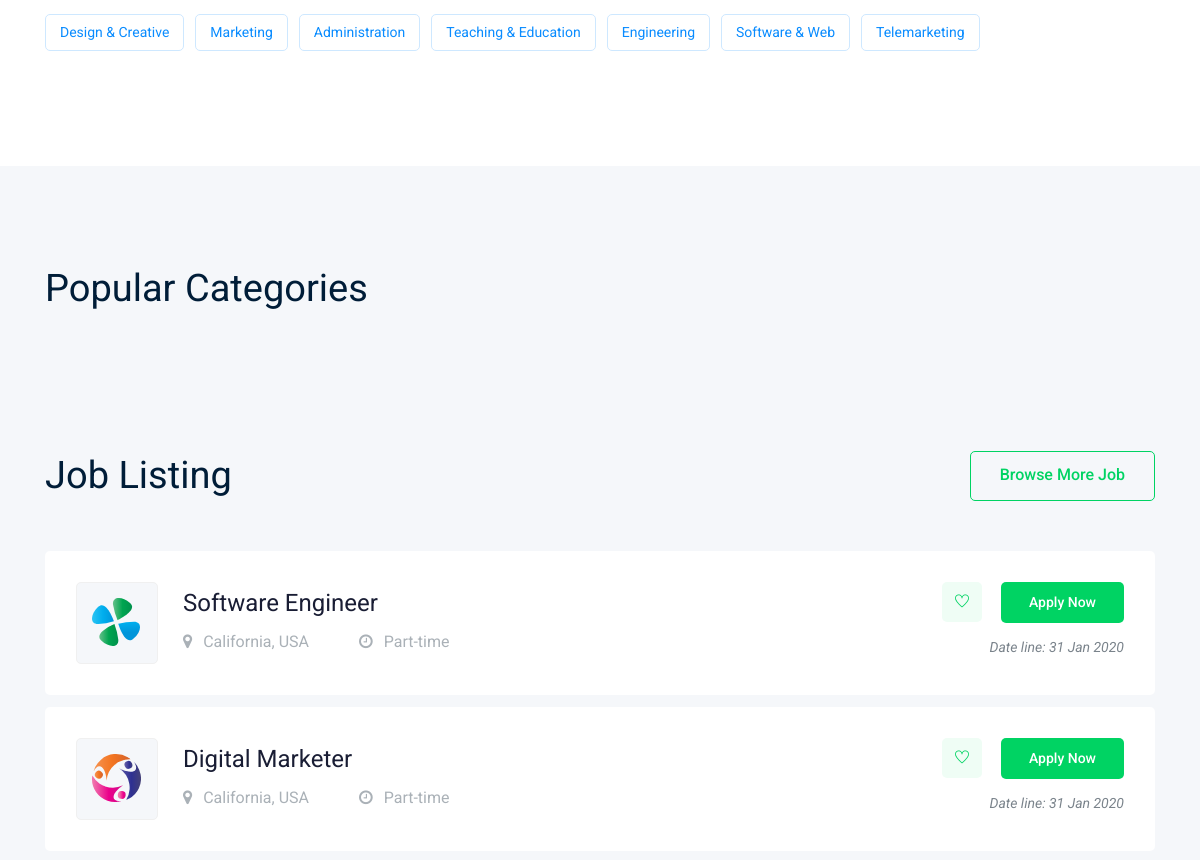
The app's page / (middle part), older data.
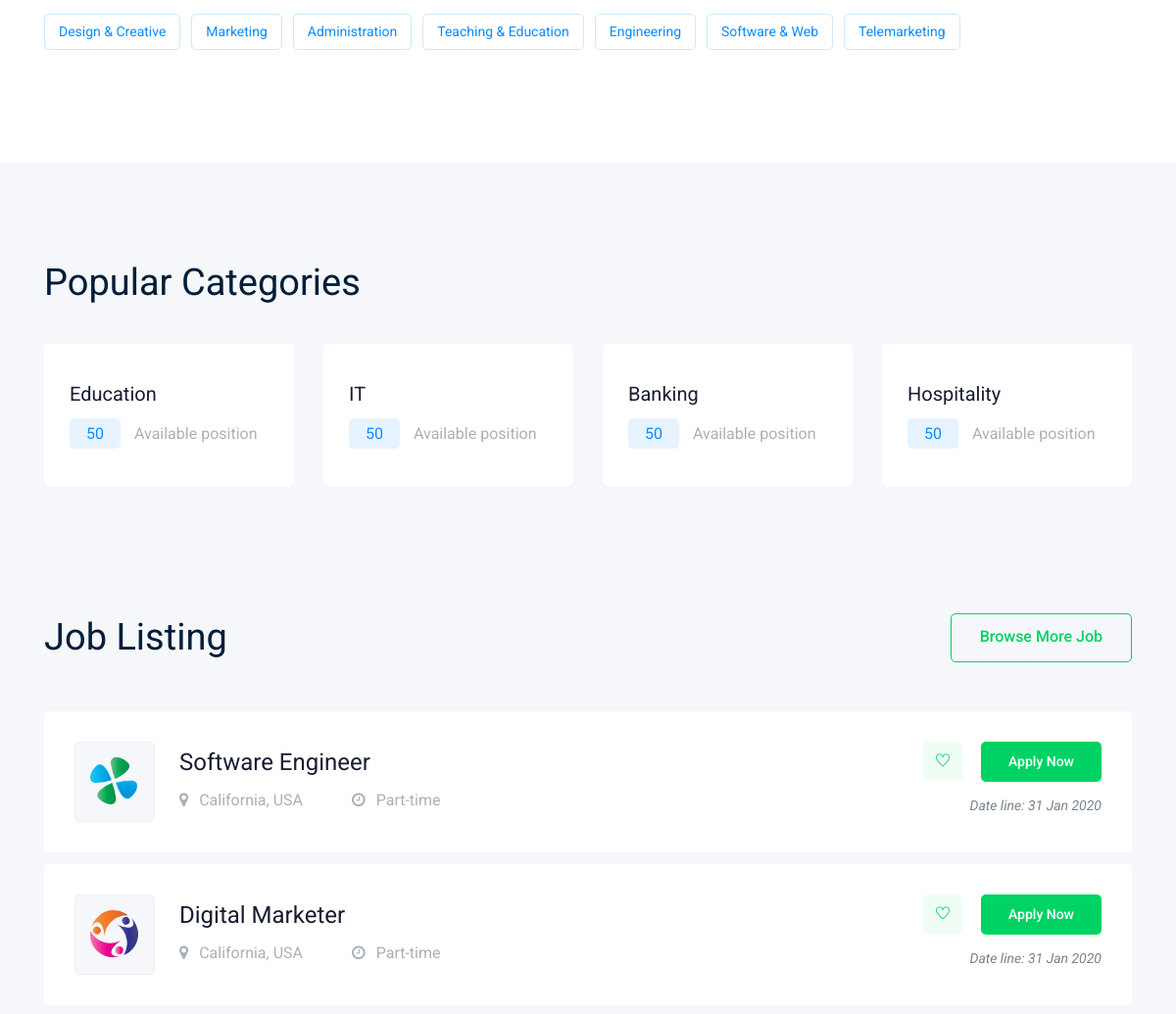
The same page, newer data.
### organizations/models.py (models this page shows, shortened)
class Category(models.Model):
    title = models.CharField(max_length=255)
    details = models.TextField()
    status = models.BooleanField(default=True)

### information/views.py (the view)
# urls.py: path('', views.show_home),
def show_home(request):
    categories = Category.objects.all()
    jobs = Job.objects.all()
    return render(request, 'index.html', {'categories': categories, 'jobs': jobs})

### templates/index.html (shortened to what this page needs)
{% extends 'base.html' %}
{% load static %}
{% block content %}
<div class="catagory_area">
    <div class="container">
        <div class="row">
            <div class="col-lg-12">
                <div class="popular_search d-flex align-items-center">
                    <ul>
                        <li><a href="#">Design & Creative</a></li>
                        <li><a href="#">Marketing</a></li>
                        <li><a href="#">Administration</a></li>
                        <li><a href="#">Teaching & Education</a></li>
                        <li><a href="#">Engineering</a></li>
                        <li><a href="#">Software & Web</a></li>
                        <li><a href="#">Telemarketing</a></li>
                    </ul>
                </div>
            </div>
        </div>
    </div>
</div>
<div class="popular_catagory_area">
    <div class="container">
        <div class="row">
            <div class="col-lg-12">
                <div class="section_title mb-40">
                    <h3>Popular Categories</h3>
                </div>
            </div>
        </div>
        <div class="row">
            {% for c in categories %}
            <div class="col-lg-4 col-xl-3 col-md-6">
                <div class="single_catagory">
                    <a href="jobs.html"><h4>{{ c.title }}</h4></a>
                    <p><span>50</span> Available position</p>
                </div>
            </div>
            {% endfor %}
        </div>
    </div>
</div>
<div class="job_listing_area">
    <div class="container">
        <div class="row align-items-center">
            <div class="col-lg-6">
                <div class="section_title">
                    <h3>Job Listing</h3>
                </div>
            </div>
            <div class="col-lg-6">
                <div class="brouse_job text-right">
                    <a href="jobs.html" class="boxed-btn4">Browse More Job</a>
                </div>
            </div>
        </div>
        <div class="job_lists">
            <div class="row">
                <div class="col-lg-12 col-md-12">
                    <div class="single_jobs white-bg d-flex justify-content-between">
                        <div class="jobs_left d-flex align-items-center">
                            <div class="thumb">
                                <img src="{% static 'theme/img/svg_icon/1.svg' %}" alt="">
                            </div>
                            <div class="jobs_conetent">
                                <a href="job_details.html"><h4>Software Engineer</h4></a>
                                <div class="links_locat d-flex align-items-center">
                                    <div class="location">
                                        <p><i class="fa fa-map-marker"></i> California, USA</p>
                                    </div>
                                    <div class="location">
                                        <p><i class="fa fa-clock-o"></i> Part-time</p>
                                    </div>
                                </div>
                            </div>
                        </div>
                        <div class="jobs_right">
                            <div class="apply_now">
                                <a class="heart_mark" href="#"> <i class="ti-heart"></i> </a>
                                <a href="job_details.html" class="boxed-btn3">Apply Now</a>
                            </div>
                            <div class="date">
                                <p>Date line: 31 Jan 2020</p>
                            </div>
                        </div>
                    </div>
                </div>
                <div class="col-lg-12 col-md-12">
                    <div class="single_jobs white-bg d-flex justify-content-between">
                        <div class="jobs_left d-flex align-items-center">
                            <div class="thumb">
                                <img src="{% static 'theme/img/svg_icon/2.svg' %}" alt="">
                            </div>
                            <div class="jobs_conetent">
                                <a href="job_details.html"><h4>Digital Marketer</h4></a>
                                <div class="links_locat d-flex align-items-center">
                                    <div class="location">
                                        <p><i class="fa fa-map-marker"></i> California, USA</p>
                                    </div>
                                    <div class="location">
                                        <p><i class="fa fa-clock-o"></i> Part-time</p>
                                    </div>
                                </div>
                            </div>
                        </div>
                        <div class="jobs_right">
                            <div class="apply_now">
                                <a class="heart_mark" href="#"> <i class="ti-heart"></i> </a>
                                <a href="job_details.html" class="boxed-btn3">Apply Now</a>
                            </div>
                            <div class="date">
                                <p>Date line: 31 Jan 2020</p>
                            </div>
                        </div>
                    </div>
                </div>
            </div>
        </div>
    </div>
</div>
{% endblock %}

### templates/base.html (shortened to what this page needs)
<!doctype html>
{% load static %}
<html class="no-js" lang="zxx">
<head>
    <link rel="stylesheet" href="{% static 'theme/css/bootstrap.min.css' %}">
    <link rel="stylesheet" href="{% static 'theme/css/owl.carousel.min.css' %}">
    <link rel="stylesheet" href="{% static 'theme/css/magnific-popup.css' %}">
    <link rel="stylesheet" href="{% static 'theme/css/font-awesome.min.css' %}">
    <link rel="stylesheet" href="{% static 'theme/css/themify-icons.css' %}">
    <link rel="stylesheet" href="{% static 'theme/css/nice-select.css' %}">
    <link rel="stylesheet" href="{% static 'theme/css/flaticon.css' %}">
    <link rel="stylesheet" href="{% static 'theme/css/gijgo.css' %}">
    <link rel="stylesheet" href="{% static 'theme/css/animate.min.css' %}">
    <link rel="stylesheet" href="{% static 'theme/css/slicknav.css' %}">
    <link rel="stylesheet" href="{% static 'theme/css/style.css' %}">
</head>
<body>
    {% block content %}
    {% endblock %}
</body>
</html>

Row changes from the older to the newer data that the page shows:
added Category: title "Education"
added Category: title "IT"
added Category: title "Banking"
added Category: title "Hospitality"
